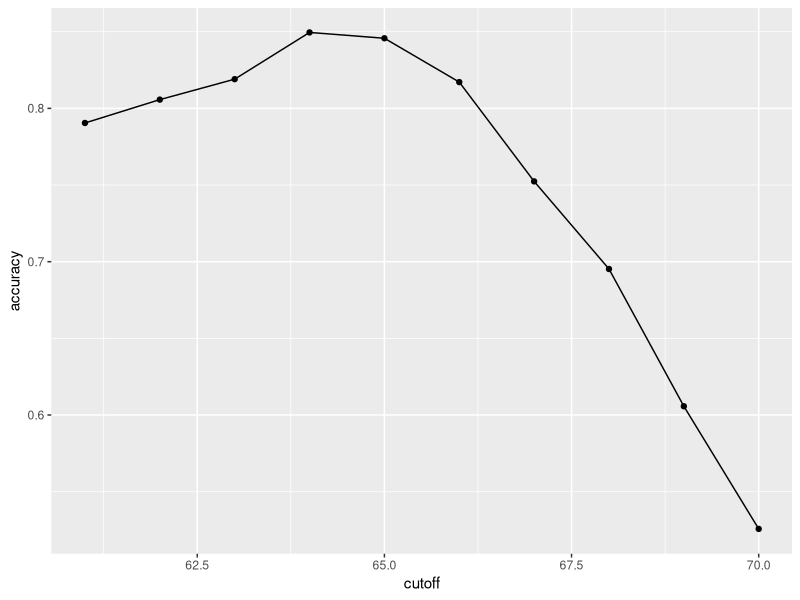
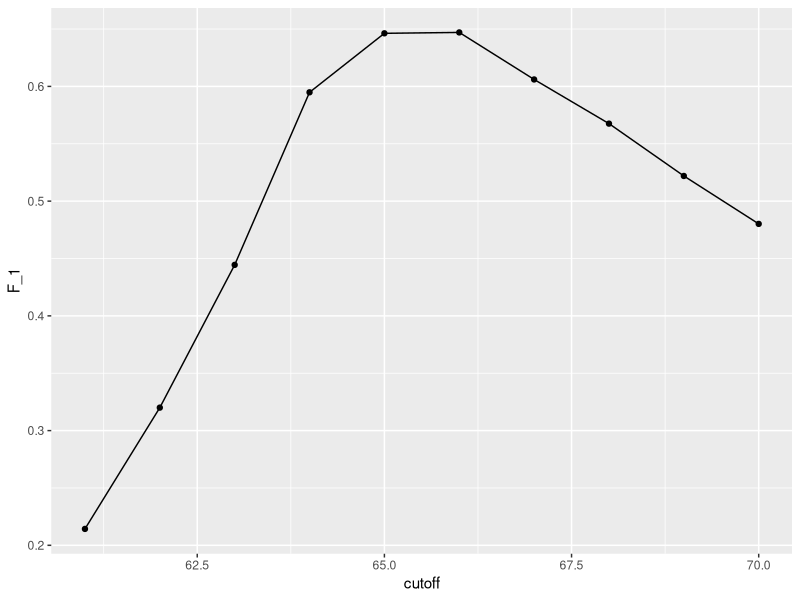
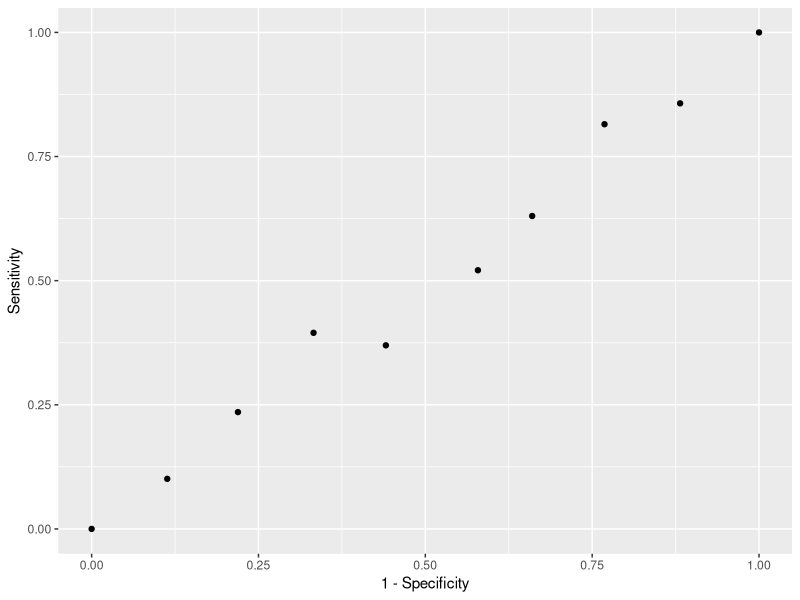
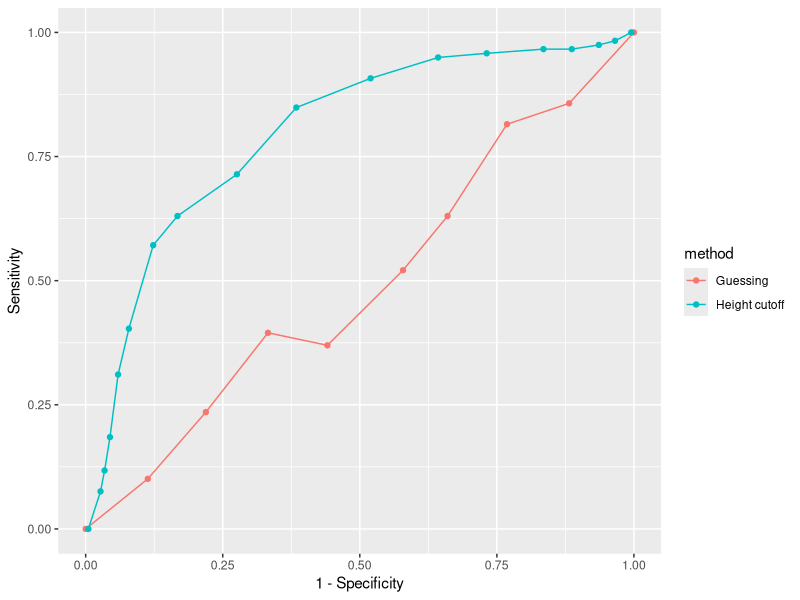
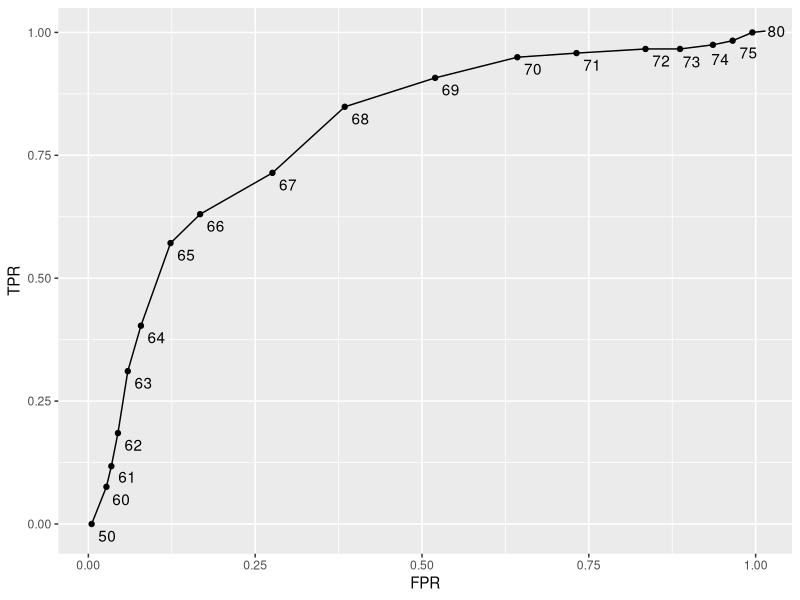
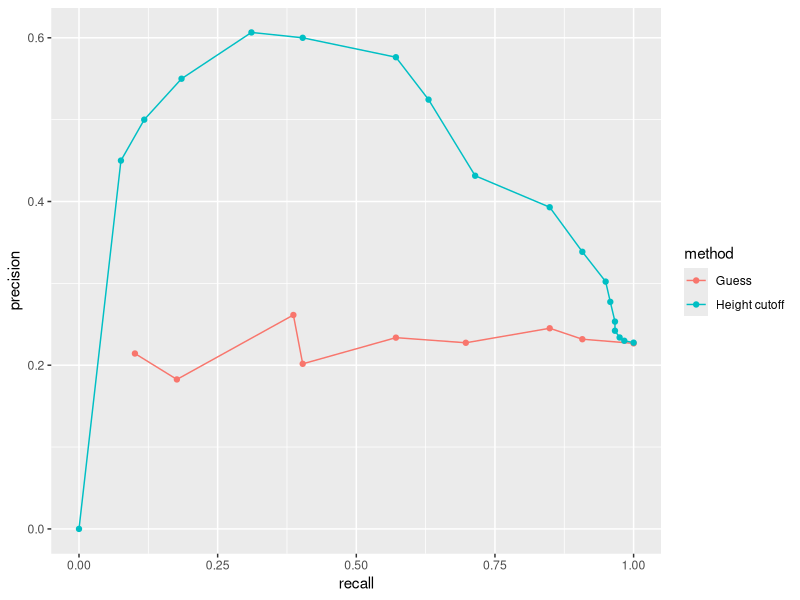
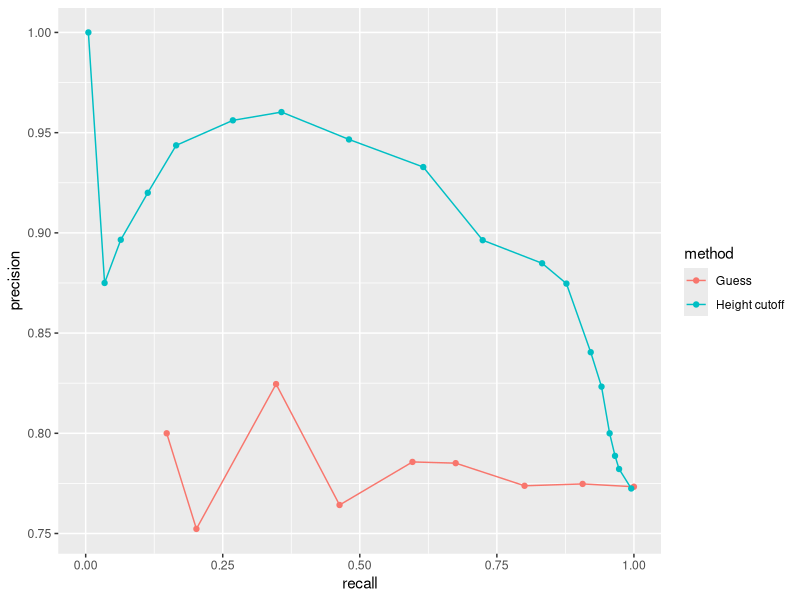

Here is the R script that generated these plots, in order:
library(tidyverse)
library(caret)
library(dslabs)
data(heights)

# define the outcome and predictors
y <- heights$sex
x <- heights$height

# generate training and test sets
set.seed(2007)
test_index <- createDataPartition(y, times = 1, p = 0.5, list = FALSE)
test_set <- heights[test_index, ]
train_set <- heights[-test_index, ]

# guess the outcome
y_hat <- sample(c("Male", "Female"), length(test_index), replace = TRUE) %>% 
  factor(levels = levels(test_set$sex))

# compute accuracy
mean(y_hat == test_set$sex)

# compare heights in males and females in our data set
heights %>% group_by(sex) %>% summarize(mean(height), sd(height))

# now try predicting "male" if the height is within 2 SD of the average male
y_hat <- ifelse(x > 62, "Male", "Female") %>% factor(levels = levels(test_set$sex))
mean(y == y_hat)

# examine the accuracy of 10 cutoffs
cutoff <- seq(61, 70)
accuracy <- map_dbl(cutoff, function(x){
  y_hat <- ifelse(train_set$height > x, "Male", "Female") %>% 
    factor(levels = levels(test_set$sex))
  mean(y_hat == train_set$sex)
})
data.frame(cutoff, accuracy) %>% 
  ggplot(aes(cutoff, accuracy)) + 
  geom_point() + 
  geom_line() 
max(accuracy)

best_cutoff <- cutoff[which.max(accuracy)]
best_cutoff

y_hat <- ifelse(test_set$height > best_cutoff, "Male", "Female") %>% 
  factor(levels = levels(test_set$sex))
y_hat <- factor(y_hat)
mean(y_hat == test_set$sex)

# Confusion Matrix

# tabulate each combination of prediction and actual value
table(predicted = y_hat, actual = test_set$sex)
test_set %>% 
  mutate(y_hat = y_hat) %>%
  group_by(sex) %>% 
  summarize(accuracy = mean(y_hat == sex))
prev <- mean(y == "Male")

confusionMatrix(data = y_hat, reference = test_set$sex)

# Sensitivity, specificity, and prevalence

# get the metrics
cm <- confusionMatrix(data = y_hat, reference = test_set$sex)

# access specific metrics
cm$overall["Accuracy"]

cm$byClass[c("Sensitivity","Specificity", "Prevalence")]

# Balanced accuracy and F1 score

# maximize F-score
cutoff <- seq(61, 70)
F_1 <- map_dbl(cutoff, function(x){
  y_hat <- ifelse(train_set$height > x, "Male", "Female") %>% 
    factor(levels = levels(test_set$sex))
  F_meas(data = y_hat, reference = factor(train_set$sex))
})

data.frame(cutoff, F_1) %>% 
  ggplot(aes(cutoff, F_1)) + 
  geom_point() + 
  geom_line()

max(F_1)

best_cutoff_2 <- cutoff[which.max(F_1)]
best_cutoff_2

y_hat <- ifelse(test_set$height > best_cutoff_2, "Male", "Female") %>% 
  factor(levels = levels(test_set$sex))
sensitivity(data = y_hat, reference = test_set$sex)
specificity(data = y_hat, reference = test_set$sex)

# Receiver Operating Characteristic (ROC) and precision-recall curves

p <- 0.9
n <- length(test_index)
y_hat <- sample(c("Male", "Female"), n, replace = TRUE, prob=c(p, 1-p)) %>% 
  factor(levels = levels(test_set$sex))
mean(y_hat == test_set$sex)

# ROC curve
probs <- seq(0, 1, length.out = 10)
guessing <- map_df(probs, function(p){
  y_hat <- 
    sample(c("Male", "Female"), n, replace = TRUE, prob=c(p, 1-p)) %>% 
    factor(levels = c("Female", "Male"))
  list(method = "Guessing",
       FPR = 1 - specificity(y_hat, test_set$sex),
       TPR = sensitivity(y_hat, test_set$sex))
})
guessing %>% qplot(FPR, TPR, data =., xlab = "1 - Specificity", ylab = "Sensitivity")

cutoffs <- c(50, seq(60, 75), 80)
height_cutoff <- map_df(cutoffs, function(x){
  y_hat <- ifelse(test_set$height > x, "Male", "Female") %>% 
    factor(levels = c("Female", "Male"))
  list(method = "Height cutoff",
       FPR = 1-specificity(y_hat, test_set$sex),
       TPR = sensitivity(y_hat, test_set$sex))
})

# plot both curves together
bind_rows(guessing, height_cutoff) %>%
  ggplot(aes(FPR, TPR, color = method)) +
  geom_line() +
  geom_point() +
  xlab("1 - Specificity") +
  ylab("Sensitivity")

library(ggrepel)
map_df(cutoffs, function(x){
  y_hat <- ifelse(test_set$height > x, "Male", "Female") %>% 
    factor(levels = c("Female", "Male"))
  list(method = "Height cutoff",
       cutoff = x, 
       FPR = 1-specificity(y_hat, test_set$sex),
       TPR = sensitivity(y_hat, test_set$sex))
}) %>%
  ggplot(aes(FPR, TPR, label = cutoff)) +
  geom_line() +
  geom_point() +
  geom_text_repel(nudge_x = 0.01, nudge_y = -0.01)

# plot precision against recall
guessing <- map_df(probs, function(p){
  y_hat <- sample(c("Male", "Female"), length(test_index), 
                  replace = TRUE, prob=c(p, 1-p)) %>% 
    factor(levels = c("Female", "Male"))
  list(method = "Guess",
       recall = sensitivity(y_hat, test_set$sex),
       precision = precision(y_hat, test_set$sex))
})

height_cutoff <- map_df(cutoffs, function(x){
  y_hat <- ifelse(test_set$height > x, "Male", "Female") %>% 
    factor(levels = c("Female", "Male"))
  list(method = "Height cutoff",
       recall = sensitivity(y_hat, test_set$sex),
       precision = precision(y_hat, test_set$sex))
})

bind_rows(guessing, height_cutoff) %>%
  ggplot(aes(recall, precision, color = method)) +
  geom_line() +
  geom_point()
guessing <- map_df(probs, function(p){
  y_hat <- sample(c("Male", "Female"), length(test_index), replace = TRUE, 
                  prob=c(p, 1-p)) %>% 
    factor(levels = c("Male", "Female"))
  list(method = "Guess",
       recall = sensitivity(y_hat, relevel(test_set$sex, "Male", "Female")),
       precision = precision(y_hat, relevel(test_set$sex, "Male", "Female")))
})

height_cutoff <- map_df(cutoffs, function(x){
  y_hat <- ifelse(test_set$height > x, "Male", "Female") %>% 
    factor(levels = c("Male", "Female"))
  list(method = "Height cutoff",
       recall = sensitivity(y_hat, relevel(test_set$sex, "Male", "Female")),
       precision = precision(y_hat, relevel(test_set$sex, "Male", "Female")))
})
bind_rows(guessing, height_cutoff) %>%
  ggplot(aes(recall, precision, color = method)) +
  geom_line() +
  geom_point()
